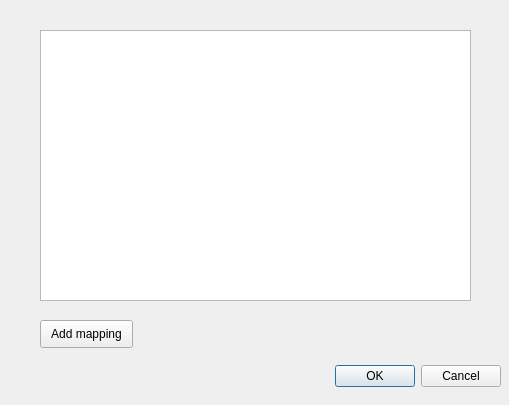
<?xml version="1.0" encoding="UTF-8"?>
<ui version="4.0">
 <class>Dialog</class>
 <widget class="QDialog" name="Dialog">
  <property name="geometry">
   <rect>
    <x>0</x>
    <y>0</y>
    <width>509</width>
    <height>405</height>
   </rect>
  </property>
  <property name="windowTitle">
   <string>Dialog</string>
  </property>
  <widget class="QDialogButtonBox" name="buttonBox">
   <property name="geometry">
    <rect>
     <x>160</x>
     <y>360</y>
     <width>341</width>
     <height>32</height>
    </rect>
   </property>
   <property name="orientation">
    <enum>Qt::Horizontal</enum>
   </property>
   <property name="standardButtons">
    <set>QDialogButtonBox::Cancel|QDialogButtonBox::Ok</set>
   </property>
  </widget>
  <widget class="QTableWidget" name="tableWidget">
   <property name="geometry">
    <rect>
     <x>40</x>
     <y>30</y>
     <width>431</width>
     <height>271</height>
    </rect>
   </property>
  </widget>
  <widget class="QPushButton" name="pushButton">
   <property name="geometry">
    <rect>
     <x>40</x>
     <y>320</y>
     <width>93</width>
     <height>28</height>
    </rect>
   </property>
   <property name="text">
    <string>Add mapping</string>
   </property>
  </widget>
 </widget>
 <resources/>
 <connections>
  <connection>
   <sender>buttonBox</sender>
   <signal>accepted()</signal>
   <receiver>Dialog</receiver>
   <slot>accept()</slot>
   <hints>
    <hint type="sourcelabel">
     <x>248</x>
     <y>254</y>
    </hint>
    <hint type="destinationlabel">
     <x>157</x>
     <y>274</y>
    </hint>
   </hints>
  </connection>
  <connection>
   <sender>buttonBox</sender>
   <signal>rejected()</signal>
   <receiver>Dialog</receiver>
   <slot>reject()</slot>
   <hints>
    <hint type="sourcelabel">
     <x>316</x>
     <y>260</y>
    </hint>
    <hint type="destinationlabel">
     <x>286</x>
     <y>274</y>
    </hint>
   </hints>
  </connection>
 </connections>
</ui>
